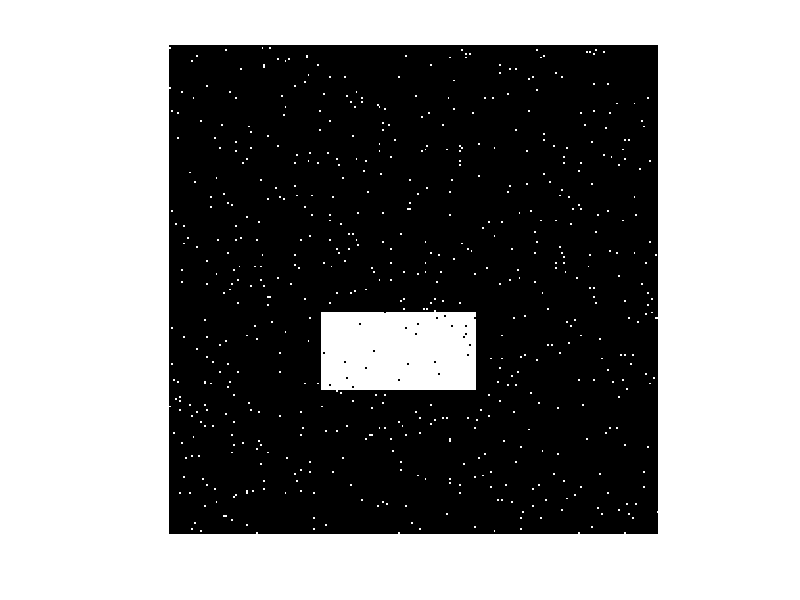
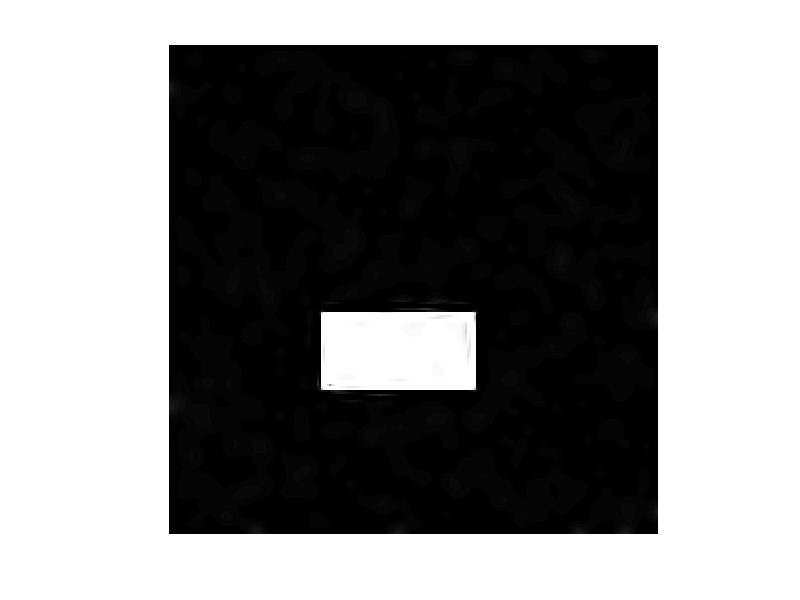

MATLAB code for these plots, in order:
close all
clear all

img=ones(255);                  %creo l'immagine
    for i=80:160
        img(140:180,i)=255;
    end
    
%img=imread('parrot.jpeg');             %Apro l'immmagine
%img=rgb2gray(img);                     %La trasformo in bianco e nero


im=uint8(img);
im = imnoise(im,'salt & pepper',0.02);  %Aggiungo del rumore

figure('Name','Original picture');      %stampo l'immagine rumorosa
imshow(im);

num_iter=70;                            %numero di iterazioni
delta_t=0.1;                            %costante d'integrazione
kappa=6;                                %coefficiente di controllo del gradiente

sigma=5;                                %varianza della funzione gaussiana

% conversione in double per il calcolo.
im = double(im);

% Condizioni iniziali della PDE.
diff_im = im;


% Maschera di convoluzione
hN = [0 1 0; 0 -1 0; 0 0 0];
hS = [0 0 0; 0 -1 0; 0 1 0];
hE = [0 0 0; 0 -1 1; 0 0 0];
hW = [0 0 0; 1 -1 0; 0 0 0];


for t = 1:num_iter
   
    % Calcolo alle differenze finite nelle 4 direzioni
    nablaN = imfilter(diff_im,hN,'conv');
    nablaS = imfilter(diff_im,hS,'conv');   
    nablaW = imfilter(diff_im,hW,'conv');
    nablaE = imfilter(diff_im,hE,'conv');
    % Condizioni di sistema isolato
    nablaN(1,:) = 0;
    nablaS(end,:) = 0;
    nablaW(:,1) = 0;
    nablaE(:,end) = 0;
    
    diff_blur = imgaussfilt(diff_im,sigma);
    nablaN_blur = imfilter(diff_blur,hN,'conv');
    nablaS_blur = imfilter(diff_blur,hS,'conv');   
    nablaW_blur = imfilter(diff_blur,hW,'conv');
    nablaE_blur = imfilter(diff_blur,hE,'conv');
    % Condizioni di sistema isolato
    nablaN_blur(1,:) = 0;
    nablaS_blur(end,:) = 0;
    nablaW_blur(:,1) = 0;
    nablaE_blur(:,end) = 0;

    cN = exp(-(nablaN_blur/kappa).^2);
    cS = exp(-(nablaS_blur/kappa).^2);
    cW = exp(-(nablaW_blur/kappa).^2);
    cE = exp(-(nablaE_blur/kappa).^2);



        
    % Soluzione discreta della PDE.
    diff_im = diff_im + delta_t*(cN.*nablaN + cS.*nablaS + cW.*nablaW + cE.*nablaE );
           
    
    %fprintf('\rIteration %d\n',t);
end
figure('Name','Perona Malik');
imshow(uint8(diff_im));
